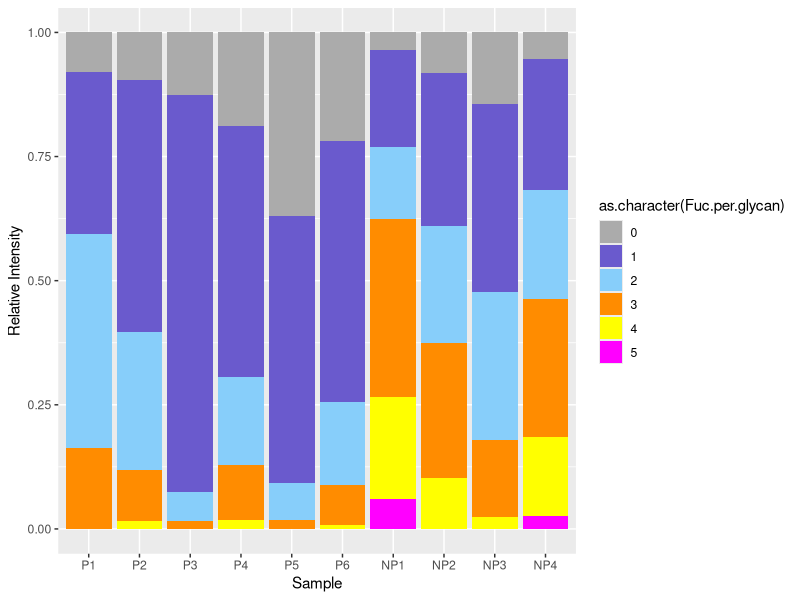
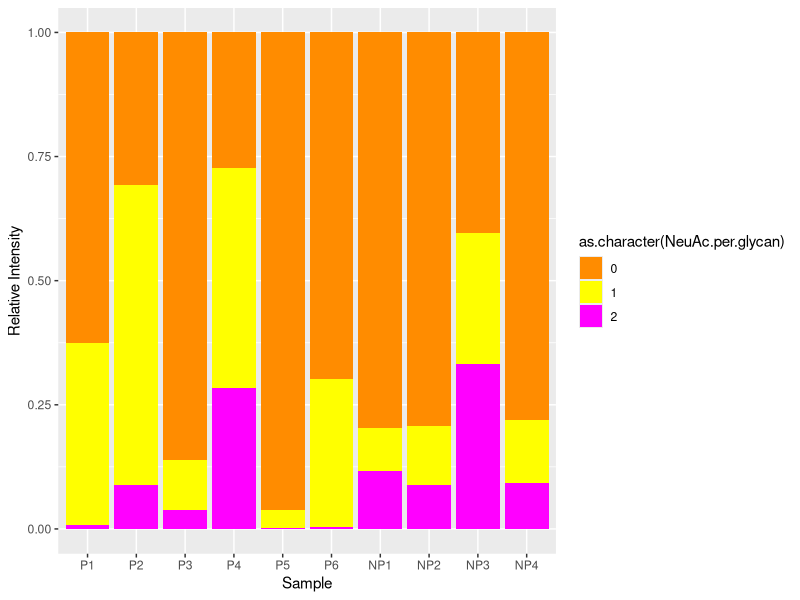

R code for these plots, in order:
############# Load packages, input background information #####

## Load ggplot2 
library(ggplot2)

############# Figure 4 A ##########################

## load the data
res=read.csv('Figure_4_A_data.csv')

## visualize the result
ggplot(res, aes(Sample, Intensity, 
                fill=as.character(Fuc.per.glycan)))+
  geom_bar(stat='identity',position='fill')+
  labs(y='Relative Intensity')+
  scale_x_discrete(limits=c('P1','P2','P3','P4','P5','P6',
                            'NP1','NP2','NP3','NP4'))+
  scale_fill_manual(values=c('grey67','slateblue',
                             'lightskyblue','darkorange','yellow','magenta1'))


############# Figure 4 B ##########################

## load the data
res=read.csv('Figure_4_B_data.csv')

## visualize the result
ggplot(res, aes(Sample, Intensity, 
                fill=as.character(NeuAc.per.glycan)))+
  geom_bar(stat='identity',position='fill')+
  labs(y='Relative Intensity')+
  scale_x_discrete(limits=c('P1','P2','P3','P4','P5','P6',
                            'NP1','NP2','NP3','NP4'))+
  scale_fill_manual(values=c('darkorange','yellow','magenta1'))
